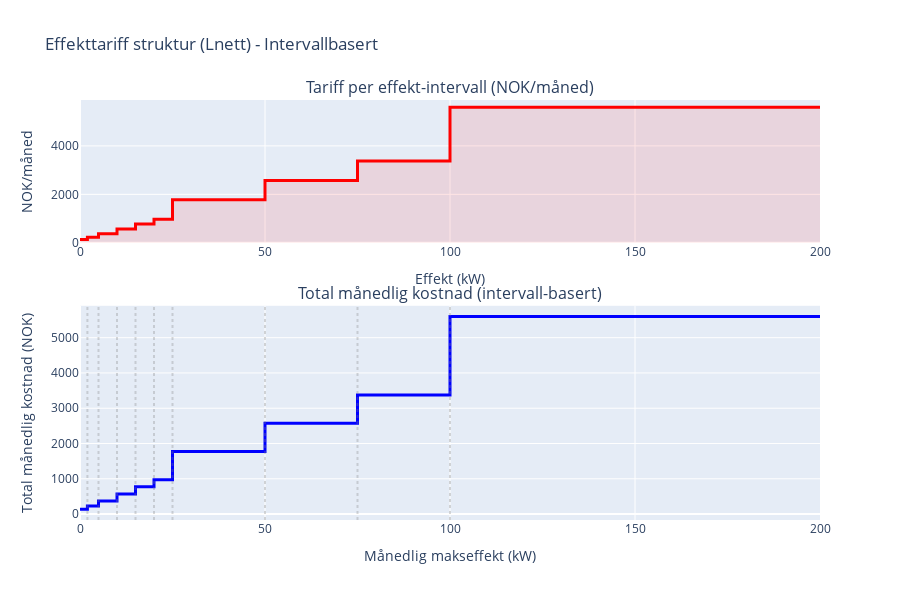

The cell this chart's notebook holds for it:
### Markdown cell above
### 2.2 Kraftpris og kostnad

### Code cell
# Price analysis
price_df = pd.DataFrame([
    ['Gjennomsnittlig spotpris 2024', f"{economic_params['spot_price_avg_2024']:.3f}", 'NOK/kWh'],
    ['Nettleie peak (06-22 hverdager)', f"{economic_params['grid_tariff_peak']:.3f}", 'NOK/kWh'],
    ['Nettleie off-peak', f"{economic_params['grid_tariff_offpeak']:.3f}", 'NOK/kWh'],
    ['Energiledd', f"{economic_params['energy_tariff']:.3f}", 'NOK/kWh'],
    ['Forbruksavgift', f"{economic_params['consumption_tax']:.3f}", 'NOK/kWh'],
    ['Gjennomsnitt total kostnad', f"{prices.mean():.3f}", 'NOK/kWh'],
    ['Simulert arbitrasjemargin', f"{prices.std():.3f}", 'NOK/kWh std.avvik']
], columns=['Komponent', 'Verdi', 'Enhet'])

display(HTML('<h4>Kraftpriskomponenter</h4>'))
display(price_df.style.hide(axis='index'))

# RIKTIG Effekttariff struktur (INTERVALL-BASERT Lnett tariff)
power_intervals = [
    (0, 2, 136),
    (2, 5, 232),
    (5, 10, 372),
    (10, 15, 572),
    (15, 20, 772),
    (20, 25, 972),
    (25, 50, 1772),
    (50, 75, 2572),
    (75, 100, 3372),
    (100, float('inf'), 5600)
]

# Visualiser intervall-basert tariffstruktur
fig_tariff = make_subplots(
    rows=2, cols=1,
    subplot_titles=('Tariff per effekt-intervall (NOK/måned)',
                    'Total månedlig kostnad (intervall-basert)'),
    vertical_spacing=0.15,
    row_heights=[0.4, 0.6]
)

# Øvre plot: Trappefunksjon for tariff per intervall
x_stairs = []
y_stairs = []
for from_kw, to_kw, cost in power_intervals[:-1]:
    x_stairs.extend([from_kw, to_kw])
    y_stairs.extend([cost, cost])

x_stairs.extend([100, 200])
y_stairs.extend([5600, 5600])

fig_tariff.add_trace(
    go.Scatter(
        x=x_stairs, y=y_stairs,
        mode='lines',
        line=dict(color='red', width=3, shape='hv'),
        name='Tariff per intervall',
        fill='tozeroy',
        fillcolor='rgba(255,0,0,0.1)'
    ),
    row=1, col=1
)

# Nedre plot: Total kostnad - RIKTIG BEREGNING
kw_range = list(range(0, 201))
total_costs = []

for peak_kw in kw_range:
    monthly_charge = 0
    for from_kw, to_kw, interval_cost in power_intervals:
        if from_kw <= peak_kw < to_kw:
            monthly_charge = interval_cost
            break
    total_costs.append(monthly_charge)

fig_tariff.add_trace(
    go.Scatter(
        x=kw_range, y=total_costs,
        mode='lines',
        line=dict(color='blue', width=3, shape='hv'),
        name='Total kostnad'
    ),
    row=2, col=1
)

# Marker intervallgrenser
for from_kw, to_kw, cost in power_intervals[:-1]:
    fig_tariff.add_vline(
        x=to_kw, line_dash="dot", line_color="gray",
        opacity=0.3, row=2, col=1
    )

fig_tariff.update_xaxes(title_text="Effekt (kW)", row=1, col=1, range=[0, 200])
fig_tariff.update_xaxes(title_text="Månedlig makseffekt (kW)", row=2, col=1, range=[0, 200])
fig_tariff.update_yaxes(title_text="NOK/måned", row=1, col=1)
fig_tariff.update_yaxes(title_text="Total månedlig kostnad (NOK)", row=2, col=1)

fig_tariff.update_layout(
    height=600,
    showlegend=False,
    title_text="Effekttariff struktur (Lnett) - Intervallbasert",
    hovermode='x unified'
)
fig_tariff.show()

# Eksempel på tariffberegning
example_df = pd.DataFrame([
    ['kW intervall', 'Tariff (NOK/måned)', ''],
    ['0-2', '136', ''],
    ['2-5', '232', ''],
    ['5-10', '372', ''],
    ['10-15', '572', ''],
    ['15-20', '772', ''],
    ['20-25', '972', ''],
    ['25-50', '1772', '← 30 kW faller her'],
    ['50-75', '2572', ''],
    ['75-100', '3372', ''],
    ['>100', '5600', ''],
    ['', '', ''],
    ['**Eksempel: 30 kW makseffekt**', '', ''],
    ['Intervall', '25-50 kW', ''],
    ['Månedlig kostnad', '**1772 NOK/måned**', '']
], columns=['Parameter', 'Verdi', 'Kommentar'])

display(HTML('<h4>Lnett effekttariff - Intervallbasert beregning</h4>'))
display(example_df.style.hide(axis='index'))

### Figure 1 — Plotly figure (JSON) as saved in the notebook; plotly's stock layout.template omitted (floating-point values rounded to 4 significant figures; data arrays with more than 128 entries replaced by an {"elided": "..."} marker saying what was removed)
{"data": [{"fill": "tozeroy", "fillcolor": "rgba(255,0,0,0.1)", "line": {"color": "red", "shape": "hv", "width": 3}, "mode": "lines", "name": "Tariff per intervall", "type": "scatter", "x": [0, 2, 2, 5, 5, 10, 10, 15, 15, 20, 20, 25, 25, 50, 50, 75, 75, 100, 100, 200], "xaxis": "x", "y": [136, 136, 232, 232, 372, 372, 572, 572, 772, 772, 972, 972, 1772, 1772, 2572, 2572, 3372, 3372, 5600, 5600], "yaxis": "y"}, {"line": {"color": "blue", "shape": "hv", "width": 3}, "mode": "lines", "name": "Total kostnad", "type": "scatter", "x": {"elided": "201 int values"}, "xaxis": "x2", "y": {"elided": "201 int values"}, "yaxis": "y2"}], "layout": {"annotations": [{"font": {"size": 16}, "showarrow": false, "text": "Tariff per effekt-intervall (NOK/måned)", "x": 0.5, "xanchor": "center", "xref": "paper", "y": 1, "yanchor": "bottom", "yref": "paper"}, {"font": {"size": 16}, "showarrow": false, "text": "Total månedlig kostnad (intervall-basert)", "x": 0.5, "xanchor": "center", "xref": "paper", "y": 0.51, "yanchor": "bottom", "yref": "paper"}], "height": 600, "hovermode": "x unified", "shapes": [{"line": {"color": "gray", "dash": "dot"}, "opacity": 0.3, "type": "line", "x0": 2, "x1": 2, "xref": "x2", "y0": 0, "y1": 1, "yref": "y2 domain"}, {"line": {"color": "gray", "dash": "dot"}, "opacity": 0.3, "type": "line", "x0": 5, "x1": 5, "xref": "x2", "y0": 0, "y1": 1, "yref": "y2 domain"}, {"line": {"color": "gray", "dash": "dot"}, "opacity": 0.3, "type": "line", "x0": 10, "x1": 10, "xref": "x2", "y0": 0, "y1": 1, "yref": "y2 domain"}, {"line": {"color": "gray", "dash": "dot"}, "opacity": 0.3, "type": "line", "x0": 15, "x1": 15, "xref": "x2", "y0": 0, "y1": 1, "yref": "y2 domain"}, {"line": {"color": "gray", "dash": "dot"}, "opacity": 0.3, "type": "line", "x0": 20, "x1": 20, "xref": "x2", "y0": 0, "y1": 1, "yref": "y2 domain"}, {"line": {"color": "gray", "dash": "dot"}, "opacity": 0.3, "type": "line", "x0": 25, "x1": 25, "xref": "x2", "y0": 0, "y1": 1, "yref": "y2 domain"}, {"line": {"color": "gray", "dash": "dot"}, "opacity": 0.3, "type": "line", "x0": 50, "x1": 50, "xref": "x2", "y0": 0, "y1": 1, "yref": "y2 domain"}, {"line": {"color": "gray", "dash": "dot"}, "opacity": 0.3, "type": "line", "x0": 75, "x1": 75, "xref": "x2", "y0": 0, "y1": 1, "yref": "y2 domain"}, {"line": {"color": "gray", "dash": "dot"}, "opacity": 0.3, "type": "line", "x0": 100, "x1": 100, "xref": "x2", "y0": 0, "y1": 1, "yref": "y2 domain"}], "showlegend": false, "title": {"text": "Effekttariff struktur (Lnett) - Intervallbasert"}, "xaxis": {"anchor": "y", "domain": [0, 1], "range": [0, 200], "title": {"text": "Effekt (kW)"}}, "xaxis2": {"anchor": "y2", "domain": [0, 1], "range": [0, 200], "title": {"text": "Månedlig makseffekt (kW)"}}, "yaxis": {"anchor": "x", "domain": [0.66, 1], "title": {"text": "NOK/måned"}}, "yaxis2": {"anchor": "x2", "domain": [0, 0.51], "title": {"text": "Total månedlig kostnad (NOK)"}}}}
